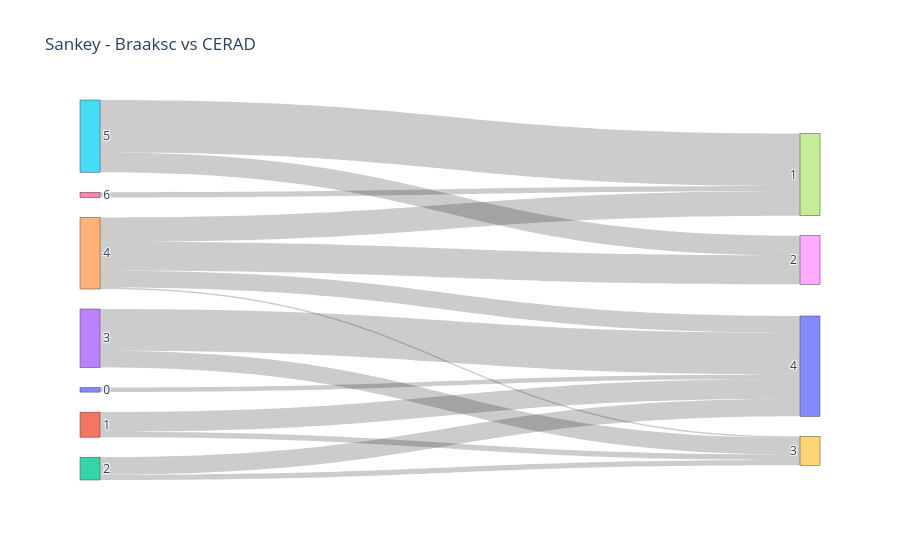
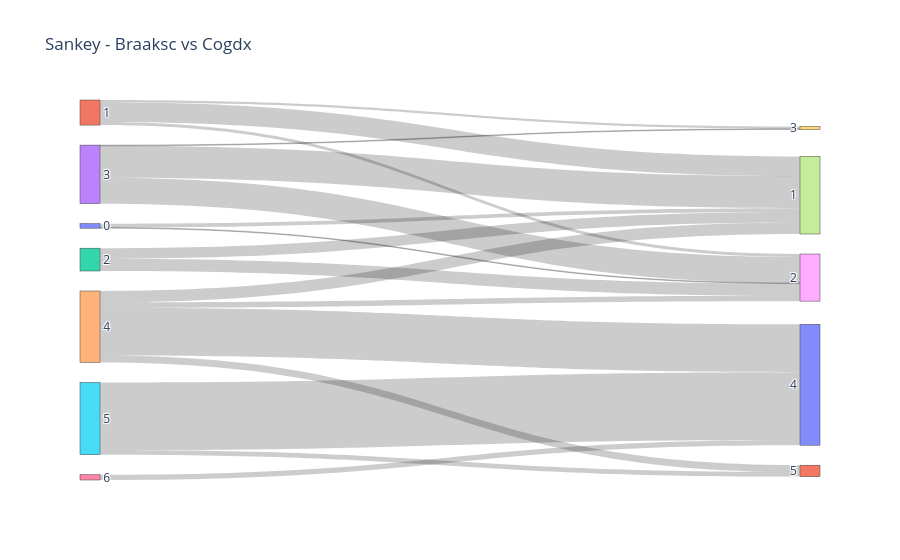
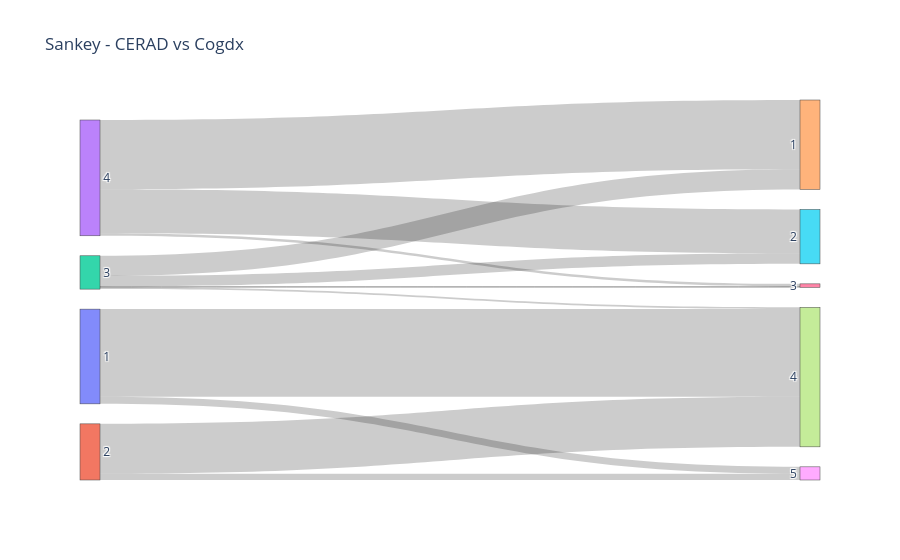

Notebook code cell kept with these figures, in order:
### Code cell
import pandas as pd
import matplotlib.pyplot as plt
import seaborn as sns
import plotly.graph_objects as go
import os
from matplotlib.backends.backend_pdf import PdfPages

# --- Configuración de rutas ---
base_dir = "initial_contingency"
plots_dir = os.path.join(base_dir, "plots")
pdf_path = os.path.join(base_dir, "plots_initial_contingency.pdf")

# Crear carpetas si no existen
os.makedirs(plots_dir, exist_ok=True)

# --- Cargar datos ---
braaksc = pd.read_csv("../data/genes-braaksc.csv")
ceradsc = pd.read_csv("../data/genes-ceradsc.csv")
cogdx = pd.read_csv("../data/genes-cogdx.csv")

# Lista para almacenar las figuras de Matplotlib y guardarlas en el PDF al final
pdf_figures = []

# =========================================================
# FUNCIONES DE VISUALIZACIÓN
# =========================================================

def plot_heatmap(df1, col1, df2, col2, title):
    table = pd.crosstab(df1[col1], df2[col2], normalize='index') * 100
    
    fig, ax = plt.subplots(figsize=(8, 6))
    sns.heatmap(table, annot=True, fmt=".1f", ax=ax)
    ax.set_title(title)
    ax.set_xlabel(col2)
    ax.set_ylabel(col1)
    
    # Guardar individual
    filename = title.replace(" ", "_").lower() + ".png"
    fig.savefig(os.path.join(plots_dir, filename), bbox_inches='tight')
    pdf_figures.append(fig)
    plt.show()

def plot_stacked_bar(df1, col1, df2, col2, title):
    table = pd.crosstab(df1[col1], df2[col2], normalize='index')
    
    fig, ax = plt.subplots(figsize=(8, 6))
    table.plot(kind='bar', stacked=True, ax=ax)
    ax.set_title(title)
    ax.set_xlabel(col1)
    ax.set_ylabel("Proporción")
    ax.legend(title=col2, bbox_to_anchor=(1.05, 1))
    
    # Guardar individual
    filename = title.replace(" ", "_").lower() + ".png"
    fig.savefig(os.path.join(plots_dir, filename), bbox_inches='tight')
    pdf_figures.append(fig)
    plt.show()

def plot_sankey(df1, col1, df2, col2, title):
    table = pd.crosstab(df1[col1], df2[col2])

    labels = list(table.index.astype(str)) + list(table.columns.astype(str))
    source, target, value = [], [], []

    for i, src in enumerate(table.index):
        for j, tgt in enumerate(table.columns):
            v = table.loc[src, tgt]
            if v > 0:
                source.append(i)
                target.append(len(table.index) + j)
                value.append(v)

    fig = go.Figure(data=[go.Sankey(
        node=dict(label=labels),
        link=dict(source=source, target=target, value=value)
    )])

    fig.update_layout(title_text=title)
    
    # Guardar individual (Requiere: pip install kaleido)
    filename = title.replace(" ", "_").lower() + ".png"
    try:
        fig.write_image(os.path.join(plots_dir, filename))
    except Exception as e:
        print(f"Nota: No se pudo guardar la imagen del Sankey. Asegúrate de tener 'kaleido' instalado. Error: {e}")
    
    fig.show()

# =========================================================
# LISTA DE CRUCES
# =========================================================

cruces = [
    (braaksc, 'braaksc', ceradsc, 'ceradsc', 'Braaksc vs CERAD'),
    (braaksc, 'braaksc', cogdx, 'cogdx', 'Braaksc vs Cogdx'),
    (ceradsc, 'ceradsc', cogdx, 'cogdx', 'CERAD vs Cogdx'),
]

# =========================================================
# EJECUCIÓN
# =========================================================

print("\n================= GENERANDO VISUALIZACIONES =================")

for df1, col1, df2, col2, title in cruces:
    plot_heatmap(df1, col1, df2, col2, f"Heatmap - {title}")
    plot_stacked_bar(df1, col1, df2, col2, f"Stacked Bar - {title}")
    plot_sankey(df1, col1, df2, col2, f"Sankey - {title}")

# =========================================================
# GUARDAR PDF CONSOLIDADO
# =========================================================
print(f"\nGuardando archivo consolidado en: {pdf_path}")
with PdfPages(pdf_path) as pdf:
    for fig in pdf_figures:
        pdf.savefig(fig, bbox_inches='tight')
        plt.close(fig) # Liberar memoria

print("Proceso finalizado.")

### Figure 1 — Plotly figure (JSON) as saved in the notebook; plotly's stock layout.template omitted (floating-point values rounded to 4 significant figures)
{"data": [{"link": {"source": [0, 1, 1, 2, 2, 3, 3, 4, 4, 4, 4, 5, 5, 6], "target": [10, 9, 10, 9, 10, 9, 10, 7, 8, 9, 10, 7, 8, 7], "value": [6, 7, 26, 7, 23, 22, 55, 32, 38, 2, 22, 69, 26, 7]}, "node": {"label": ["0", "1", "2", "3", "4", "5", "6", "1", "2", "3", "4"]}, "type": "sankey"}], "layout": {"title": {"text": "Sankey - Braaksc vs CERAD"}}}

### Figure 2 — Plotly figure (JSON) as saved in the notebook; plotly's stock layout.template omitted (floating-point values rounded to 4 significant figures)
{"data": [{"link": {"source": [0, 0, 1, 1, 1, 2, 2, 3, 3, 3, 4, 4, 4, 4, 5, 5, 6], "target": [7, 8, 7, 8, 9, 7, 8, 7, 8, 9, 7, 8, 10, 11, 10, 11, 10], "value": [5, 1, 26, 4, 3, 14, 16, 42, 34, 1, 15, 7, 63, 9, 89, 6, 7]}, "node": {"label": ["0", "1", "2", "3", "4", "5", "6", "1", "2", "3", "4", "5"]}, "type": "sankey"}], "layout": {"title": {"text": "Sankey - Braaksc vs Cogdx"}}}

### Figure 3 — Plotly figure (JSON) as saved in the notebook; plotly's stock layout.template omitted (floating-point values rounded to 4 significant figures)
{"data": [{"link": {"source": [0, 0, 1, 1, 2, 2, 2, 2, 3, 3, 3], "target": [7, 8, 7, 8, 4, 5, 6, 7, 4, 5, 6], "value": [100, 8, 57, 7, 23, 12, 1, 2, 79, 50, 3]}, "node": {"label": ["1", "2", "3", "4", "1", "2", "3", "4", "5"]}, "type": "sankey"}], "layout": {"title": {"text": "Sankey - CERAD vs Cogdx"}}}
